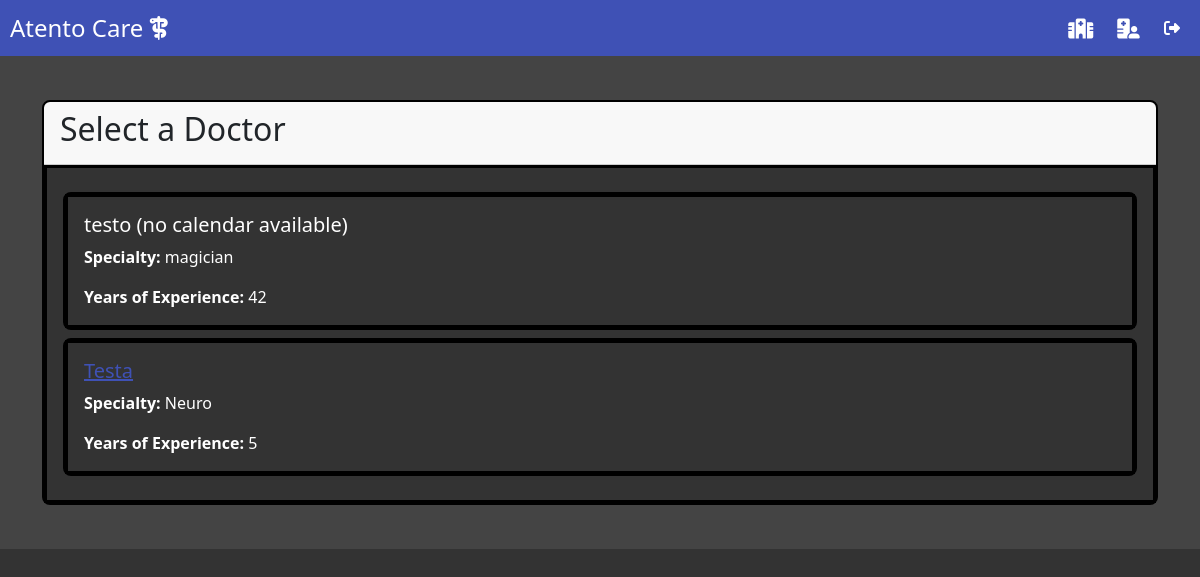
The page /doctors/ (signed in) on the database its author committed.
### atento_care/models.py (models this page shows)
class Doctor(models.Model):
    user = models.OneToOneField(CustomUser, on_delete=models.CASCADE, primary_key=True)
    years_of_experience = models.IntegerField()
    specialty = models.CharField(max_length=100)

class CustomUser(AbstractUser):
    user_type = models.CharField(max_length=50, choices=UserType.choices, default=UserType.CHOOSE_A_TYPE)

### atento_care/views.py (the view)
# urls.py: path('doctors/', DoctorListView.as_view(), name='doctor_list'),
class DoctorListView(PatientRequiredMixin, ListView):
    model = Doctor
    template_name = 'atento_care/doctor_list.html'

### atento_care/views.py (called while the page is built)
    def test_func(self):
        return self.request.user.user_type == 'PATIENT'

### atento_care/templates/atento_care/doctor_list.html
{% extends 'atento_care/base.html' %}
{% block content %}
<div class="container my-4">
  <div class="card mb-4">
    <div class="card-header">
      <h2 class="card-title">Select a Doctor</h2>
    </div>
    <div class="card-body">
        {% for doctor in object_list %}
<div class="card my-2">
  <div class="card-body">
    {% if doctor.doctoravailability_set.exists %}
    <h5 class="card-title">
      <a href="{% url 'doctor_calendar' doctor.pk %}"
          data-events-api-url="{% url 'api_availability_id' doctor.pk %}"
          data-user-role="{{ request.user.user_type.lower }}">
          {{ doctor.user.username }}
      </a>
    </h5>
    {% else %}
    <h5 class="card-title">{{ doctor.user.username }} (no calendar available)</h5>
    {% endif %}
    <p class="card-text"><strong>Specialty:</strong> {{ doctor.specialty }}</p>
    <p class="card-text"><strong>Years of Experience:</strong> {{ doctor.years_of_experience }}</p>
  </div>
</div>
{% empty %}
<p>No doctors available.</p>
{% endfor %}
    </div>
  </div>
</div>
{% endblock content %}

### atento_care/static/styles.css (style rules this page uses)
body { background-color: #333; color: white; }
a { color: #3f51b5; }
.card { margin-bottom: 20px; background-color: white; border: 2px solid black; border-radius: 8px; }
.card-body { background-color: #333; color: white; border: 3px solid black; }

### rows shown on the page
Doctor: user.username "testo", specialty "magician", years_of_experience "42"
Doctor: user.username "Testa", specialty "Neuro", years_of_experience "5"
